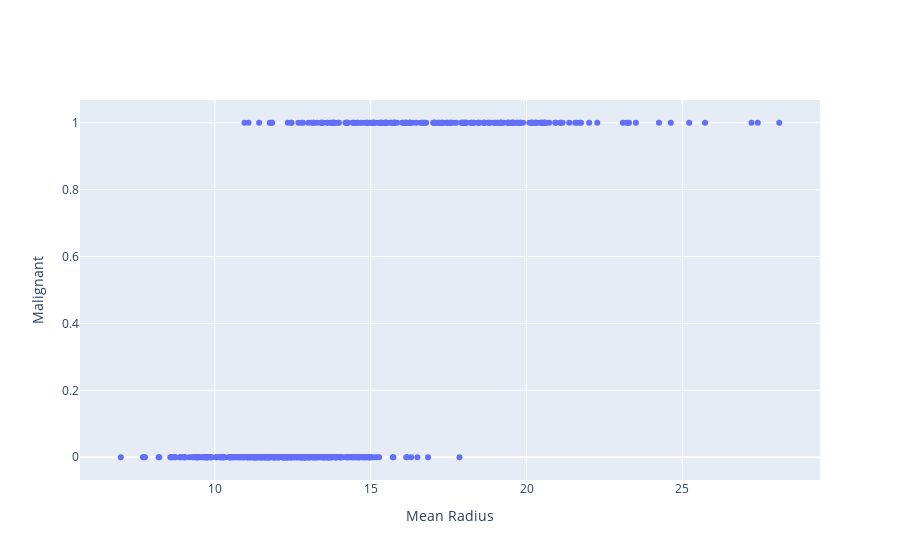

Notebook code cell kept with this figure:
### Markdown cell above
Perhaps a good starting point is the size of the tumor.  Larger tumors are probably more likely to be malignant.  In the following, we plot whether the tumor was malignant (1 or 0) against the `"mean radius"`.

### Code cell
points = go.Scatter(x=data['mean radius'], y = 1.*data['malignant'], mode="markers")
layout = dict(xaxis=dict(title="Mean Radius"),yaxis=dict(title="Malignant"))
go.Figure(data=[points], layout=layout)

### Figure 1 — Plotly figure (JSON) as saved in the notebook; plotly's stock layout.template omitted (floating-point values rounded to 4 significant figures; data arrays with more than 128 entries replaced by an {"elided": "..."} marker saying what was removed)
{"data": [{"mode": "markers", "type": "scatter", "x": {"elided": "569 float values"}, "y": {"elided": "569 int values"}}], "layout": {"xaxis": {"title": {"text": "Mean Radius"}}, "yaxis": {"title": {"text": "Malignant"}}}}
